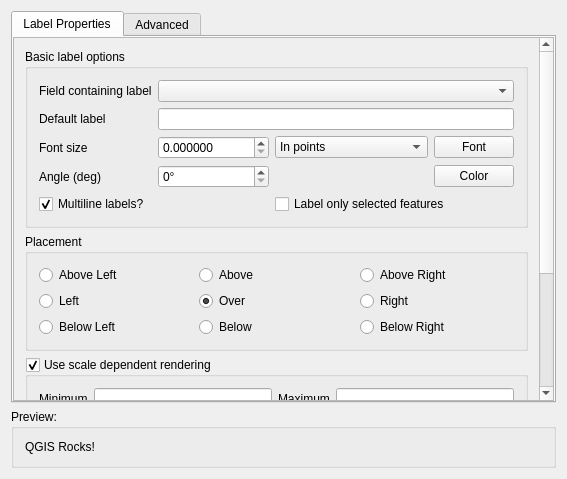
<?xml version="1.0" encoding="UTF-8"?>
<ui version="4.0">
 <class>LabelDialogBase</class>
 <widget class="QWidget" name="LabelDialogBase">
  <property name="geometry">
   <rect>
    <x>0</x>
    <y>0</y>
    <width>567</width>
    <height>479</height>
   </rect>
  </property>
  <property name="sizePolicy">
   <sizepolicy hsizetype="Expanding" vsizetype="Expanding">
    <horstretch>0</horstretch>
    <verstretch>0</verstretch>
   </sizepolicy>
  </property>
  <property name="windowTitle">
   <string>Form1</string>
  </property>
  <layout class="QVBoxLayout" name="verticalLayout">
   <item>
    <widget class="QTabWidget" name="tabWidget">
     <property name="currentIndex">
      <number>0</number>
     </property>
     <widget class="QWidget" name="tab">
      <attribute name="title">
       <string>Label Properties</string>
      </attribute>
      <layout class="QGridLayout" name="gridLayout">
       <property name="leftMargin">
        <number>0</number>
       </property>
       <property name="topMargin">
        <number>0</number>
       </property>
       <property name="rightMargin">
        <number>0</number>
       </property>
       <property name="bottomMargin">
        <number>0</number>
       </property>
       <item row="0" column="0">
        <widget class="QScrollArea" name="scrollArea">
         <property name="widgetResizable">
          <bool>true</bool>
         </property>
         <widget class="QWidget" name="scrollAreaWidgetContents">
          <property name="geometry">
           <rect>
            <x>0</x>
            <y>0</y>
            <width>524</width>
            <height>459</height>
           </rect>
          </property>
          <layout class="QGridLayout" name="gridLayout_2">
           <item row="1" column="0">
            <widget class="QGroupBox" name="groupBox_2">
             <property name="title">
              <string>Placement</string>
             </property>
             <layout class="QGridLayout" name="_5">
              <property name="leftMargin">
               <number>11</number>
              </property>
              <property name="topMargin">
               <number>11</number>
              </property>
              <property name="rightMargin">
               <number>11</number>
              </property>
              <property name="bottomMargin">
               <number>11</number>
              </property>
              <item row="2" column="2">
               <widget class="QRadioButton" name="radioBelowRight">
                <property name="text">
                 <string>Below Right</string>
                </property>
               </widget>
              </item>
              <item row="1" column="2">
               <widget class="QRadioButton" name="radioRight">
                <property name="text">
                 <string>Right</string>
                </property>
               </widget>
              </item>
              <item row="2" column="1">
               <widget class="QRadioButton" name="radioBelow">
                <property name="text">
                 <string>Below</string>
                </property>
               </widget>
              </item>
              <item row="1" column="1">
               <widget class="QRadioButton" name="radioOver">
                <property name="text">
                 <string>Over</string>
                </property>
                <property name="checked">
                 <bool>true</bool>
                </property>
               </widget>
              </item>
              <item row="0" column="1">
               <widget class="QRadioButton" name="radioAbove">
                <property name="text">
                 <string>Above</string>
                </property>
               </widget>
              </item>
              <item row="1" column="0">
               <widget class="QRadioButton" name="radioLeft">
                <property name="text">
                 <string>Left</string>
                </property>
               </widget>
              </item>
              <item row="2" column="0">
               <widget class="QRadioButton" name="radioBelowLeft">
                <property name="text">
                 <string>Below Left</string>
                </property>
               </widget>
              </item>
              <item row="0" column="2">
               <widget class="QRadioButton" name="radioAboveRight">
                <property name="text">
                 <string>Above Right</string>
                </property>
               </widget>
              </item>
              <item row="0" column="0">
               <widget class="QRadioButton" name="radioAboveLeft">
                <property name="text">
                 <string>Above Left</string>
                </property>
               </widget>
              </item>
             </layout>
            </widget>
           </item>
           <item row="2" column="0">
            <widget class="QGroupBox" name="chkUseScaleDependentRendering">
             <property name="title">
              <string>Use scale dependent rendering</string>
             </property>
             <property name="checkable">
              <bool>true</bool>
             </property>
             <layout class="QGridLayout" name="_2">
              <property name="leftMargin">
               <number>11</number>
              </property>
              <property name="topMargin">
               <number>11</number>
              </property>
              <property name="rightMargin">
               <number>11</number>
              </property>
              <property name="bottomMargin">
               <number>11</number>
              </property>
              <item row="0" column="2">
               <widget class="QLabel" name="textLabel1_2_2_1">
                <property name="text">
                 <string>Maximum</string>
                </property>
                <property name="buddy">
                 <cstring>leMaximumScale</cstring>
                </property>
               </widget>
              </item>
              <item row="0" column="0">
               <widget class="QLabel" name="textLabel1_1">
                <property name="text">
                 <string>Minimum</string>
                </property>
                <property name="buddy">
                 <cstring>leMinimumScale</cstring>
                </property>
               </widget>
              </item>
              <item row="0" column="1">
               <widget class="QLineEdit" name="leMinimumScale"/>
              </item>
              <item row="0" column="3">
               <widget class="QLineEdit" name="leMaximumScale"/>
              </item>
             </layout>
            </widget>
           </item>
           <item row="3" column="0">
            <widget class="QGroupBox" name="chkUseBuffer">
             <property name="enabled">
              <bool>true</bool>
             </property>
             <property name="title">
              <string>Buffer labels</string>
             </property>
             <property name="checkable">
              <bool>true</bool>
             </property>
             <property name="checked">
              <bool>false</bool>
             </property>
             <layout class="QGridLayout" name="gridLayout_9">
              <item row="1" column="0">
               <widget class="QLabel" name="textLabel4_3_2_2">
                <property name="text">
                 <string>Buffer size</string>
                </property>
                <property name="buddy">
                 <cstring>spinBufferSize</cstring>
                </property>
               </widget>
              </item>
              <item row="1" column="1">
               <widget class="QDoubleSpinBox" name="spinBufferSize"/>
              </item>
              <item row="1" column="2">
               <widget class="QComboBox" name="cboBufferSizeUnits">
                <item>
                 <property name="text">
                  <string>In points</string>
                 </property>
                </item>
                <item>
                 <property name="text">
                  <string>In map units</string>
                 </property>
                </item>
               </widget>
              </item>
              <item row="1" column="3">
               <widget class="QPushButton" name="pbnDefaultBufferColor">
                <property name="text">
                 <string>Color</string>
                </property>
               </widget>
              </item>
              <item row="1" column="4">
               <widget class="QSpinBox" name="spinBufferTransparency">
                <property name="enabled">
                 <bool>false</bool>
                </property>
                <property name="sizePolicy">
                 <sizepolicy hsizetype="Expanding" vsizetype="Fixed">
                  <horstretch>0</horstretch>
                  <verstretch>0</verstretch>
                 </sizepolicy>
                </property>
                <property name="minimumSize">
                 <size>
                  <width>50</width>
                  <height>0</height>
                 </size>
                </property>
                <property name="suffix">
                 <string>%</string>
                </property>
                <property name="prefix">
                 <string>Transparency </string>
                </property>
                <property name="maximum">
                 <number>100</number>
                </property>
                <property name="value">
                 <number>0</number>
                </property>
               </widget>
              </item>
             </layout>
            </widget>
           </item>
           <item row="4" column="0">
            <widget class="QGroupBox" name="buttonGroup10">
             <property name="title">
              <string>Offset</string>
             </property>
             <layout class="QGridLayout" name="gridLayout_4">
              <item row="0" column="0">
               <widget class="QDoubleSpinBox" name="spinXOffset">
                <property name="prefix">
                 <string>X offset </string>
                </property>
                <property name="suffix">
                 <string/>
                </property>
                <property name="minimum">
                 <double>-99.000000000000000</double>
                </property>
               </widget>
              </item>
              <item row="0" column="1">
               <widget class="QDoubleSpinBox" name="spinYOffset">
                <property name="prefix">
                 <string>Y offset </string>
                </property>
                <property name="suffix">
                 <string/>
                </property>
                <property name="minimum">
                 <double>-99.000000000000000</double>
                </property>
               </widget>
              </item>
              <item row="0" column="2">
               <widget class="QComboBox" name="cboOffsetUnits">
                <item>
                 <property name="text">
                  <string>In points</string>
                 </property>
                </item>
                <item>
                 <property name="text">
                  <string>In map units</string>
                 </property>
                </item>
               </widget>
              </item>
             </layout>
            </widget>
           </item>
           <item row="0" column="0">
            <widget class="QGroupBox" name="groupBox_8">
             <property name="title">
              <string>Basic label options</string>
             </property>
             <layout class="QGridLayout" name="gridLayout_8">
              <item row="0" column="0">
               <widget class="QLabel" name="textLabel5">
                <property name="text">
                 <string>Field containing label</string>
                </property>
                <property name="buddy">
                 <cstring>cboLabelField</cstring>
                </property>
               </widget>
              </item>
              <item row="0" column="1" colspan="3">
               <widget class="QComboBox" name="cboLabelField">
                <property name="sizePolicy">
                 <sizepolicy hsizetype="Expanding" vsizetype="Fixed">
                  <horstretch>1</horstretch>
                  <verstretch>0</verstretch>
                 </sizepolicy>
                </property>
               </widget>
              </item>
              <item row="1" column="0">
               <widget class="QLabel" name="textLabel1">
                <property name="text">
                 <string>Default label</string>
                </property>
                <property name="buddy">
                 <cstring>leDefaultLabel</cstring>
                </property>
               </widget>
              </item>
              <item row="1" column="1" colspan="3">
               <widget class="QLineEdit" name="leDefaultLabel">
                <property name="sizePolicy">
                 <sizepolicy hsizetype="Expanding" vsizetype="Fixed">
                  <horstretch>2</horstretch>
                  <verstretch>0</verstretch>
                 </sizepolicy>
                </property>
               </widget>
              </item>
              <item row="3" column="0">
               <widget class="QLabel" name="textLabel5_2_2_3_2">
                <property name="text">
                 <string>Font size</string>
                </property>
                <property name="alignment">
                 <set>Qt::AlignLeading|Qt::AlignLeft|Qt::AlignVCenter</set>
                </property>
                <property name="buddy">
                 <cstring>spinFontSize</cstring>
                </property>
               </widget>
              </item>
              <item row="6" column="0">
               <widget class="QLabel" name="textLabel1_2_2_2_2_2">
                <property name="text">
                 <string>Angle (deg)</string>
                </property>
                <property name="buddy">
                 <cstring>spinAngle</cstring>
                </property>
               </widget>
              </item>
              <item row="3" column="1">
               <widget class="QDoubleSpinBox" name="spinFontSize">
                <property name="sizePolicy">
                 <sizepolicy hsizetype="Fixed" vsizetype="Fixed">
                  <horstretch>0</horstretch>
                  <verstretch>0</verstretch>
                 </sizepolicy>
                </property>
                <property name="minimumSize">
                 <size>
                  <width>50</width>
                  <height>0</height>
                 </size>
                </property>
                <property name="decimals">
                 <number>6</number>
                </property>
                <property name="maximum">
                 <double>1000000.000000000000000</double>
                </property>
                <property name="value">
                 <double>0.000000000000000</double>
                </property>
               </widget>
              </item>
              <item row="6" column="1">
               <widget class="QSpinBox" name="spinAngle">
                <property name="suffix">
                 <string>°</string>
                </property>
                <property name="maximum">
                 <number>360</number>
                </property>
                <property name="value">
                 <number>0</number>
                </property>
               </widget>
              </item>
              <item row="3" column="2">
               <widget class="QComboBox" name="cboFontSizeUnits">
                <item>
                 <property name="text">
                  <string>In points</string>
                 </property>
                </item>
                <item>
                 <property name="text">
                  <string>In map units</string>
                 </property>
                </item>
               </widget>
              </item>
              <item row="3" column="3">
               <widget class="QPushButton" name="btnDefaultFont">
                <property name="sizePolicy">
                 <sizepolicy hsizetype="Fixed" vsizetype="Fixed">
                  <horstretch>2</horstretch>
                  <verstretch>0</verstretch>
                 </sizepolicy>
                </property>
                <property name="text">
                 <string>Font</string>
                </property>
               </widget>
              </item>
              <item row="6" column="3">
               <widget class="QPushButton" name="pbnDefaultFontColor">
                <property name="sizePolicy">
                 <sizepolicy hsizetype="Fixed" vsizetype="Fixed">
                  <horstretch>2</horstretch>
                  <verstretch>0</verstretch>
                 </sizepolicy>
                </property>
                <property name="text">
                 <string>Color</string>
                </property>
               </widget>
              </item>
              <item row="7" column="0" colspan="2">
               <widget class="QCheckBox" name="chkUseMultiline">
                <property name="text">
                 <string>Multiline labels?</string>
                </property>
                <property name="checked">
                 <bool>true</bool>
                </property>
               </widget>
              </item>
              <item row="7" column="2" colspan="2">
               <widget class="QCheckBox" name="chkSelectedOnly">
                <property name="text">
                 <string>Label only selected features</string>
                </property>
               </widget>
              </item>
             </layout>
            </widget>
           </item>
          </layout>
         </widget>
        </widget>
       </item>
      </layout>
     </widget>
     <widget class="QWidget" name="tab_2">
      <attribute name="title">
       <string>Advanced</string>
      </attribute>
      <layout class="QGridLayout" name="gridLayout_5">
       <property name="leftMargin">
        <number>0</number>
       </property>
       <property name="topMargin">
        <number>0</number>
       </property>
       <property name="rightMargin">
        <number>0</number>
       </property>
       <property name="bottomMargin">
        <number>0</number>
       </property>
       <item row="0" column="0">
        <widget class="QScrollArea" name="scrollArea_2">
         <property name="widgetResizable">
          <bool>true</bool>
         </property>
         <widget class="QWidget" name="scrollAreaWidgetContents_2">
          <property name="geometry">
           <rect>
            <x>0</x>
            <y>0</y>
            <width>197</width>
            <height>556</height>
           </rect>
          </property>
          <layout class="QGridLayout" name="gridLayout_7">
           <item row="0" column="0">
            <widget class="QGroupBox" name="groupBox_5">
             <property name="title">
              <string>Data defined placement</string>
             </property>
             <layout class="QGridLayout" name="gridLayout_6">
              <item row="0" column="0">
               <widget class="QLabel" name="textLabel1_2_2_2_2_3">
                <property name="sizePolicy">
                 <sizepolicy hsizetype="Fixed" vsizetype="Fixed">
                  <horstretch>0</horstretch>
                  <verstretch>0</verstretch>
                 </sizepolicy>
                </property>
                <property name="text">
                 <string>Placement</string>
                </property>
                <property name="buddy">
                 <cstring>cboAlignmentField</cstring>
                </property>
               </widget>
              </item>
              <item row="0" column="1">
               <widget class="QComboBox" name="cboAlignmentField"/>
              </item>
              <item row="1" column="0">
               <widget class="QLabel" name="textLabel1_2_2_2_2">
                <property name="sizePolicy">
                 <sizepolicy hsizetype="Fixed" vsizetype="Fixed">
                  <horstretch>0</horstretch>
                  <verstretch>0</verstretch>
                 </sizepolicy>
                </property>
                <property name="text">
                 <string>Angle (deg)</string>
                </property>
                <property name="buddy">
                 <cstring>cboAngleField</cstring>
                </property>
               </widget>
              </item>
              <item row="1" column="1">
               <widget class="QComboBox" name="cboAngleField"/>
              </item>
             </layout>
            </widget>
           </item>
           <item row="1" column="0">
            <widget class="QGroupBox" name="groupBox">
             <property name="title">
              <string>Data defined properties</string>
             </property>
             <layout class="QGridLayout" name="gridLayout_10">
              <item row="0" column="0">
               <widget class="QLabel" name="lblFont">
                <property name="sizePolicy">
                 <sizepolicy hsizetype="Fixed" vsizetype="Fixed">
                  <horstretch>0</horstretch>
                  <verstretch>0</verstretch>
                 </sizepolicy>
                </property>
                <property name="text">
                 <string>&amp;Font family</string>
                </property>
                <property name="buddy">
                 <cstring>cboFontField</cstring>
                </property>
               </widget>
              </item>
              <item row="0" column="1">
               <widget class="QComboBox" name="cboFontField"/>
              </item>
              <item row="1" column="0">
               <widget class="QLabel" name="textLabel4">
                <property name="sizePolicy">
                 <sizepolicy hsizetype="Fixed" vsizetype="Fixed">
                  <horstretch>0</horstretch>
                  <verstretch>0</verstretch>
                 </sizepolicy>
                </property>
                <property name="text">
                 <string>&amp;Bold</string>
                </property>
                <property name="buddy">
                 <cstring>cboBoldField</cstring>
                </property>
               </widget>
              </item>
              <item row="1" column="1">
               <widget class="QComboBox" name="cboBoldField"/>
              </item>
              <item row="2" column="0">
               <widget class="QLabel" name="textLabel4_2_4">
                <property name="sizePolicy">
                 <sizepolicy hsizetype="Fixed" vsizetype="Fixed">
                  <horstretch>0</horstretch>
                  <verstretch>0</verstretch>
                 </sizepolicy>
                </property>
                <property name="text">
                 <string>&amp;Italic</string>
                </property>
                <property name="buddy">
                 <cstring>cboItalicField</cstring>
                </property>
               </widget>
              </item>
              <item row="2" column="1">
               <widget class="QComboBox" name="cboItalicField"/>
              </item>
              <item row="3" column="0">
               <widget class="QLabel" name="textLabel4_3">
                <property name="sizePolicy">
                 <sizepolicy hsizetype="Fixed" vsizetype="Fixed">
                  <horstretch>0</horstretch>
                  <verstretch>0</verstretch>
                 </sizepolicy>
                </property>
                <property name="text">
                 <string>&amp;Underline</string>
                </property>
                <property name="buddy">
                 <cstring>cboUnderlineField</cstring>
                </property>
               </widget>
              </item>
              <item row="3" column="1">
               <widget class="QComboBox" name="cboUnderlineField"/>
              </item>
              <item row="6" column="0">
               <widget class="QLabel" name="textLabel4_3_2">
                <property name="sizePolicy">
                 <sizepolicy hsizetype="Fixed" vsizetype="Fixed">
                  <horstretch>0</horstretch>
                  <verstretch>0</verstretch>
                 </sizepolicy>
                </property>
                <property name="text">
                 <string>&amp;Size</string>
                </property>
                <property name="buddy">
                 <cstring>cboFontSizeField</cstring>
                </property>
               </widget>
              </item>
              <item row="6" column="1">
               <widget class="QComboBox" name="cboFontSizeField"/>
              </item>
              <item row="7" column="0">
               <widget class="QLabel" name="textLabel4_3_2_4">
                <property name="sizePolicy">
                 <sizepolicy hsizetype="Fixed" vsizetype="Fixed">
                  <horstretch>0</horstretch>
                  <verstretch>0</verstretch>
                 </sizepolicy>
                </property>
                <property name="text">
                 <string>Size units</string>
                </property>
                <property name="buddy">
                 <cstring>cboFontSizeTypeField</cstring>
                </property>
               </widget>
              </item>
              <item row="7" column="1">
               <widget class="QComboBox" name="cboFontSizeTypeField"/>
              </item>
              <item row="8" column="0">
               <widget class="QLabel" name="textLabel4_3_2_5">
                <property name="sizePolicy">
                 <sizepolicy hsizetype="Fixed" vsizetype="Fixed">
                  <horstretch>0</horstretch>
                  <verstretch>0</verstretch>
                 </sizepolicy>
                </property>
                <property name="text">
                 <string>&amp;Color</string>
                </property>
                <property name="buddy">
                 <cstring>cboFontColorField</cstring>
                </property>
               </widget>
              </item>
              <item row="8" column="1">
               <widget class="QComboBox" name="cboFontColorField"/>
              </item>
              <item row="4" column="1">
               <widget class="QComboBox" name="cboStrikeOutField"/>
              </item>
              <item row="4" column="0">
               <widget class="QLabel" name="label">
                <property name="text">
                 <string>Strikeout</string>
                </property>
                <property name="buddy">
                 <cstring>cboStrikeOutField</cstring>
                </property>
               </widget>
              </item>
             </layout>
            </widget>
           </item>
           <item row="2" column="0">
            <widget class="QGroupBox" name="groupBox_6">
             <property name="title">
              <string>Data defined buffer</string>
             </property>
             <layout class="QGridLayout" name="gridLayout_11">
              <item row="0" column="0">
               <widget class="QLabel" name="textLabel1_3_2_2_2">
                <property name="enabled">
                 <bool>false</bool>
                </property>
                <property name="sizePolicy">
                 <sizepolicy hsizetype="Fixed" vsizetype="Fixed">
                  <horstretch>0</horstretch>
                  <verstretch>0</verstretch>
                 </sizepolicy>
                </property>
                <property name="minimumSize">
                 <size>
                  <width>70</width>
                  <height>0</height>
                 </size>
                </property>
                <property name="text">
                 <string>Transparency:</string>
                </property>
                <property name="buddy">
                 <cstring>cboBufferTransparencyField</cstring>
                </property>
               </widget>
              </item>
              <item row="0" column="1">
               <widget class="QComboBox" name="cboBufferTransparencyField">
                <property name="enabled">
                 <bool>false</bool>
                </property>
               </widget>
              </item>
              <item row="1" column="0">
               <widget class="QLabel" name="textLabel4_3_2_2_2">
                <property name="sizePolicy">
                 <sizepolicy hsizetype="Fixed" vsizetype="Fixed">
                  <horstretch>0</horstretch>
                  <verstretch>0</verstretch>
                 </sizepolicy>
                </property>
                <property name="text">
                 <string>Size:</string>
                </property>
                <property name="buddy">
                 <cstring>cboBufferSizeField</cstring>
                </property>
               </widget>
              </item>
              <item row="1" column="1">
               <widget class="QComboBox" name="cboBufferSizeField"/>
              </item>
             </layout>
            </widget>
           </item>
           <item row="3" column="0">
            <widget class="QGroupBox" name="groupBox_7">
             <property name="title">
              <string>Data defined position</string>
             </property>
             <layout class="QGridLayout" name="gridLayout_12">
              <item row="0" column="0">
               <widget class="QLabel" name="textLabel1_2">
                <property name="sizePolicy">
                 <sizepolicy hsizetype="Fixed" vsizetype="Fixed">
                  <horstretch>0</horstretch>
                  <verstretch>0</verstretch>
                 </sizepolicy>
                </property>
                <property name="text">
                 <string>X Coordinate</string>
                </property>
                <property name="buddy">
                 <cstring>cboXCoordinateField</cstring>
                </property>
               </widget>
              </item>
              <item row="0" column="1">
               <widget class="QComboBox" name="cboXCoordinateField"/>
              </item>
              <item row="1" column="0">
               <widget class="QLabel" name="textLabel1_2_2">
                <property name="sizePolicy">
                 <sizepolicy hsizetype="Fixed" vsizetype="Fixed">
                  <horstretch>0</horstretch>
                  <verstretch>0</verstretch>
                 </sizepolicy>
                </property>
                <property name="text">
                 <string>Y Coordinate</string>
                </property>
                <property name="buddy">
                 <cstring>cboYCoordinateField</cstring>
                </property>
               </widget>
              </item>
              <item row="1" column="1">
               <widget class="QComboBox" name="cboYCoordinateField"/>
              </item>
              <item row="2" column="0">
               <widget class="QLabel" name="textLabel1_2_3">
                <property name="sizePolicy">
                 <sizepolicy hsizetype="Fixed" vsizetype="Fixed">
                  <horstretch>0</horstretch>
                  <verstretch>0</verstretch>
                 </sizepolicy>
                </property>
                <property name="text">
                 <string>X Offset (pts)</string>
                </property>
                <property name="buddy">
                 <cstring>cboXOffsetField</cstring>
                </property>
               </widget>
              </item>
              <item row="2" column="1">
               <widget class="QComboBox" name="cboXOffsetField"/>
              </item>
              <item row="3" column="0">
               <widget class="QLabel" name="textLabel1_2_2_2">
                <property name="sizePolicy">
                 <sizepolicy hsizetype="Fixed" vsizetype="Fixed">
                  <horstretch>0</horstretch>
                  <verstretch>0</verstretch>
                 </sizepolicy>
                </property>
                <property name="text">
                 <string>Y Offset (pts)</string>
                </property>
                <property name="buddy">
                 <cstring>cboYOffsetField</cstring>
                </property>
               </widget>
              </item>
              <item row="3" column="1">
               <widget class="QComboBox" name="cboYOffsetField"/>
              </item>
             </layout>
            </widget>
           </item>
          </layout>
         </widget>
        </widget>
       </item>
      </layout>
     </widget>
    </widget>
   </item>
   <item>
    <widget class="QGroupBox" name="groupBox5">
     <property name="sizePolicy">
      <sizepolicy hsizetype="Expanding" vsizetype="Fixed">
       <horstretch>0</horstretch>
       <verstretch>0</verstretch>
      </sizepolicy>
     </property>
     <property name="maximumSize">
      <size>
       <width>800</width>
       <height>200</height>
      </size>
     </property>
     <property name="title">
      <string>Preview:</string>
     </property>
     <layout class="QGridLayout">
      <property name="leftMargin">
       <number>11</number>
      </property>
      <property name="topMargin">
       <number>11</number>
      </property>
      <property name="rightMargin">
       <number>11</number>
      </property>
      <property name="bottomMargin">
       <number>11</number>
      </property>
      <item row="0" column="0">
       <widget class="QLabel" name="lblSample">
        <property name="text">
         <string>QGIS Rocks!</string>
        </property>
       </widget>
      </item>
     </layout>
    </widget>
   </item>
  </layout>
 </widget>
 <layoutdefault spacing="6" margin="11"/>
 <tabstops>
  <tabstop>tabWidget</tabstop>
  <tabstop>scrollArea</tabstop>
  <tabstop>cboLabelField</tabstop>
  <tabstop>leDefaultLabel</tabstop>
  <tabstop>spinFontSize</tabstop>
  <tabstop>cboFontSizeUnits</tabstop>
  <tabstop>btnDefaultFont</tabstop>
  <tabstop>spinAngle</tabstop>
  <tabstop>pbnDefaultFontColor</tabstop>
  <tabstop>chkUseMultiline</tabstop>
  <tabstop>chkSelectedOnly</tabstop>
  <tabstop>radioAboveLeft</tabstop>
  <tabstop>radioAbove</tabstop>
  <tabstop>radioAboveRight</tabstop>
  <tabstop>radioLeft</tabstop>
  <tabstop>radioOver</tabstop>
  <tabstop>radioRight</tabstop>
  <tabstop>radioBelowLeft</tabstop>
  <tabstop>radioBelow</tabstop>
  <tabstop>radioBelowRight</tabstop>
  <tabstop>chkUseScaleDependentRendering</tabstop>
  <tabstop>leMinimumScale</tabstop>
  <tabstop>leMaximumScale</tabstop>
  <tabstop>chkUseBuffer</tabstop>
  <tabstop>spinBufferSize</tabstop>
  <tabstop>cboBufferSizeUnits</tabstop>
  <tabstop>pbnDefaultBufferColor</tabstop>
  <tabstop>spinBufferTransparency</tabstop>
  <tabstop>spinXOffset</tabstop>
  <tabstop>spinYOffset</tabstop>
  <tabstop>cboOffsetUnits</tabstop>
  <tabstop>scrollArea_2</tabstop>
  <tabstop>cboAlignmentField</tabstop>
  <tabstop>cboAngleField</tabstop>
  <tabstop>cboFontField</tabstop>
  <tabstop>cboBoldField</tabstop>
  <tabstop>cboItalicField</tabstop>
  <tabstop>cboUnderlineField</tabstop>
  <tabstop>cboStrikeOutField</tabstop>
  <tabstop>cboFontSizeField</tabstop>
  <tabstop>cboFontSizeTypeField</tabstop>
  <tabstop>cboFontColorField</tabstop>
  <tabstop>cboBufferTransparencyField</tabstop>
  <tabstop>cboBufferSizeField</tabstop>
  <tabstop>cboXCoordinateField</tabstop>
  <tabstop>cboYCoordinateField</tabstop>
  <tabstop>cboXOffsetField</tabstop>
  <tabstop>cboYOffsetField</tabstop>
 </tabstops>
 <resources/>
 <connections/>
</ui>
